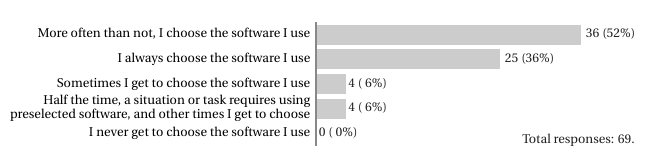

Recreate this plot in Python.
#!/usr/bin/env python3.4

import pdb
import numpy as np
import matplotlib
import matplotlib.pyplot as plt
import matplotlib.ticker as ticker
from matplotlib import rcParams

rcParams['text.usetex']         = True
rcParams['text.latex.preamble'] = [r"\usepackage{fourier}", r"\usepackage[T1]{fontenc}"]
rcParams['font.family']         = 'serif'
rcParams['font.serif']          = ['Utopia']
rcParams['font.weight']         = 'normal'
rcParams['font.size']           = 10
rcParams['xtick.labelsize']     = rcParams['ytick.labelsize'] = 10
rcParams['ytick.major.width']   = rcParams['xtick.major.width'] = 1
rcParams['ytick.major.size']    = rcParams['xtick.major.size'] = 3
rcParams['patch.facecolor']     = "#cccccc"
rcParams['patch.linewidth']     = 0

plt.figure(figsize=(3.8, 1.85))
ax = plt.subplot(111)
ax = plt.gca()
ax.tick_params(width=1, length=3, color='#888888')

# Data.
total_responses = 69
raw_data = {"I always choose the software I use"               : 25,
            "More often than not, I choose the software I use" : 36,
            "Half the time, a situation or task requires using\npreselected software, and other times I get to choose" : 4,
            "Sometimes I get to choose the software I use"     : 4,
            "I never get to choose the software I use"         : 0}

# Sort the data by value, largest value first.

data = sorted(raw_data.items(), key=lambda x: x[1], reverse=True)
labels = [k for k, v in data]
values = [v for k, v in data]

# Plot.
# Barh() puts items in the reverse order of how we put them in the
# lists above, so first we do this to reverse the lists:
labels = labels[::-1]
values = values[::-1]
y_pos = np.arange(len(values))
plt.barh(y_pos, values, linewidth=0, align='center', color="#cccccc")
plt.yticks(y_pos, labels)

ax.text(0.7, 0.1, 'Total responses: {}.'.format(total_responses), transform=ax.transAxes)

# Styling.

# Remove the plot frame lines.
ax.spines["top"].set_visible(False)
ax.spines["bottom"].set_visible(False)
ax.spines["right"].set_visible(False)

ax.spines['left'].set_bounds(-0.5, 4.5)
ax.spines['left'].set_color('#888888')

ax.get_xaxis().set_visible(False)
ax.get_yaxis().tick_left()
plt.tick_params(
    axis='y',                       # changes apply to the x-axis
    which='both',                   # both major and minor ticks are affected
    bottom='off',                   # ticks along the bottom edge are off
    left='off',                     # ticks along the top edge are off
    top='off')

# Write the value to the right of each bars.
for rect, value in zip(ax.patches, values):
    width = rect.get_width()
    percent = value/total_responses*100
    text = '{} ({: >2.0f})\%'.format(value, percent)
    offset = 4 if value > 4 else 3
    ax.text(rect.get_x() + width + offset, rect.get_y() + rect.get_height()/2,
            text, ha='center', va='center', fontsize=10)

plt.savefig('how-often-choose-software.pdf', bbox_inches='tight')
plt.close()
